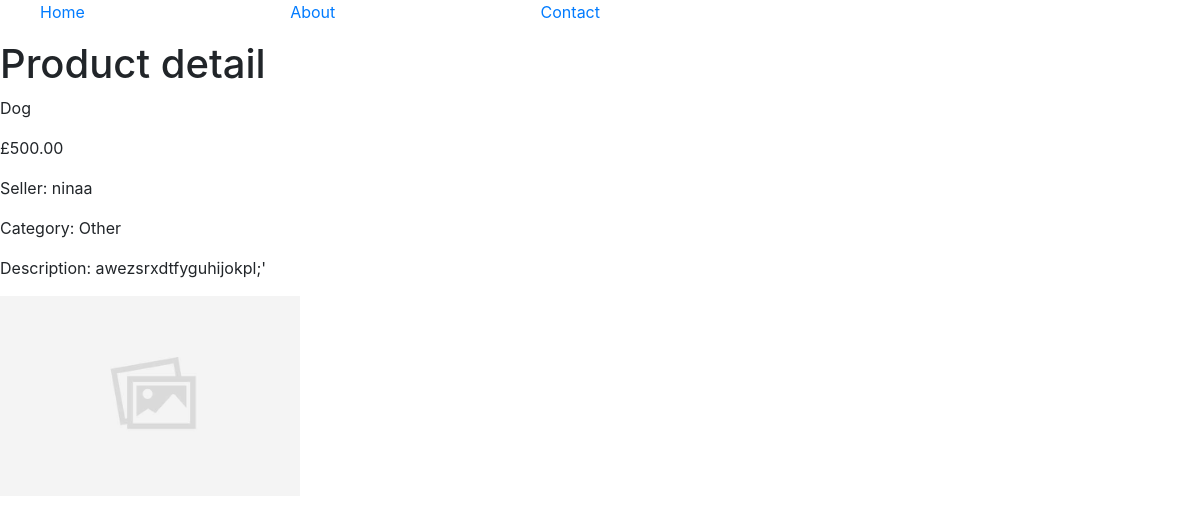
Screenshot of /3/ with the database file from the repository.
### for_sale_app/models.py (models this page shows, shortened)
class Product(models.Model):
    PRODUCT_CATEGORIES = [
        ('HB', 'Health and beauty'),
        ('OTHER', 'Other'),
        ('ELEC', 'Electronics'),
        ('HOME', 'Home'),
        ('SPORT', 'Sports and exercise'),
        ('ENTER', 'Entertainment'),
        ('FOOD', 'Food'),
        ('BOOK', 'Books'),
    ]
    category = models.CharField(max_length=5, choices=PRODUCT_CATEGORIES, default='OTHER')
    user = models.ForeignKey(User, on_delete=models.CASCADE, blank=True)
    price = models.DecimalField(default=0.00, decimal_places=2, max_digits=10)
    picture = models.ImageField(default='images/default.jpg', null=True, upload_to='images/', blank=True, )
    title = models.CharField(max_length=120)
    description = models.TextField(blank=True)
    def __str__(self):
        return self.title

### for_sale_app/views.py (the view)
# urls.py: path('<int:my_id>/', views.product_detail, name='product-detail'),
def product_detail(request, my_id):
    obj = get_object_or_404(Product, id=my_id)
    context = {
        "object": obj
    }
    return render(request, 'for_sale_app/product_detail.html', context)

### templates/for_sale_app/product_detail.html
{% extends 'for_sale_app/base.html' %}
{% load static %}
{% block content %}
<h1>Product detail</h1>
    <p>{{ object }}</p>
    <p>£{{ object.price }}</p>
    <p>Seller: {{ object.user }}</p>
    <p>Category: {{ object.get_category_display }}</p>
    <p>Description: {{ object.description }}</p>
    {% if object.picture %}
        <img class="product-detail-picture" src="{% static object.picture %}">
    {% else %}
        <img class="product-detail-picture" src="{% static 'images/default.jpg' %}"
    {% endif %}
{% endblock %}

### for_sale_app/static/for_sale_app/style.css (style rules this page uses)
.product-detail-picture { object-fit: cover; width: 300px; height: 200px; }

### rows the page displays
Product: title "Dog", price "500.00", user "ninaa", category "Other", description "awezsrxdtfyguhijokpl;'"
